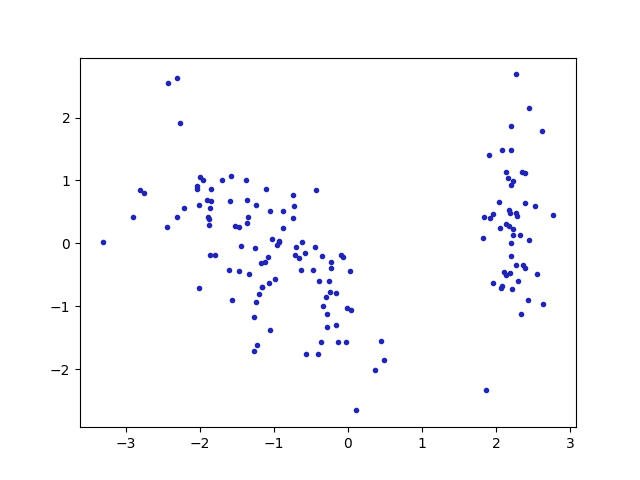

This figure's Python source:
import numpy as np
from numpy import genfromtxt
from numpy import savetxt

d = genfromtxt('mouse/lettersabs/BAabs.txt', delimiter=', ')
for item in ('B', 'C', 'D', 'E', 'F', 'G', 'H', 'I', 'J', 'K', 'L', 'M', 'N'):
    d = np.add(d, genfromtxt((f'mouse/lettersabs/B{item}abs.txt'), delimiter=', '))

for item in ('01', '02', '03', '04', '05', '06', '07', '08', '09', '10', '11', '12', '13', '14'):
    d = np.add(d, genfromtxt((f'mouse/numsabs/B0{item}abs.txt'), delimiter=', '))

d = np.divide(d,28)


for item in ('A', 'B', 'C', 'D', 'E', 'F', 'G', 'H', 'I', 'J', 'K', 'L', 'M', 'N'):
    a = genfromtxt((f'mouse/lettersabs/B{item}abs.txt'), delimiter=', ')
    a = np.divide(a,d)
    #savetxt(f'B{item}divided.txt', a, delimiter=', ')

for item in ('01', '02', '03', '04', '05', '06', '07', '08', '09', '10', '11', '12', '13', '14'):
    a = genfromtxt((f'mouse/numsabs/B0{item}abs.txt'), delimiter=', ')
    a = np.divide(a,d)
    #savetxt(f'B0{item}divided.txt', a, delimiter=', ')


x = np.empty([28, 65536])
count = 0
for item in ('A', 'B', 'C', 'D', 'E', 'F', 'G', 'H', 'I', 'J', 'K', 'L', 'M', 'N'):
    a = genfromtxt((f'mouse/lettersabs/B{item}abs.txt'), delimiter=', ')
    a = np.divide(a,d)
    a = np.ravel(a)
    x[count]=a
    count+=1


for item in ('01', '02', '03', '04', '05', '06', '07', '08', '09', '10', '11', '12', '13', '14'):
    a = genfromtxt((f'mouse/numsabs/B0{item}abs.txt'), delimiter=', ')
    a = np.divide(a,d)
    a = np.ravel(a)
    x[count]=a
    count+=1


##from sklearn.decomposition import PCA




from numpy import array, dot, mean, std, empty, argsort
from numpy.linalg import eigh, solve
from numpy.random import randn
from matplotlib.pyplot import subplots, show
data = genfromtxt(('IRISTEST.csv'), delimiter=',')
data = data[:,:-1]

def cov(X):
    """
    Covariance matrix
    note: specifically for mean-centered data
    note: numpy's `cov` uses N-1 as normalization
    """
    #return dot(X.T, X) / X.shape[0]
    N = data.shape[1]
    C = empty((N, N))
    for j in range(N):
      C[j, j] = mean(data[:, j] * data[:, j])
      for k in range(j + 1, N):
          C[j, k] = C[k, j] = mean(data[:, j] * data[:, k])
    return C

def pca(data, pc_count = None):
    """
    Principal component analysis using eigenvalues
    note: this mean-centers and auto-scales the data (in-place)
    """
    data -= mean(data, 0)
    data /= std(data, 0)
    C = cov(data)
    E, V = eigh(C)
    key = argsort(E)[::-1][:pc_count]
    E, V = E[key], V[:, key]
    U = dot(data, V)  # used to be dot(V.T, data.T).T
    return U, E, V





def plot_pca(data):
    from matplotlib import pyplot as MPL
    clr1 =  '#2026B2'
    fig = MPL.figure()
    ax1 = fig.add_subplot(111)
    data_resc = pca(data, 3)[0]
    ax1.plot(data_resc[:, 0], data_resc[:, 1], '.', mfc=clr1, mec=clr1)
    #MPL.show()
    MPL.savefig('test.png')

plot_pca(data)
